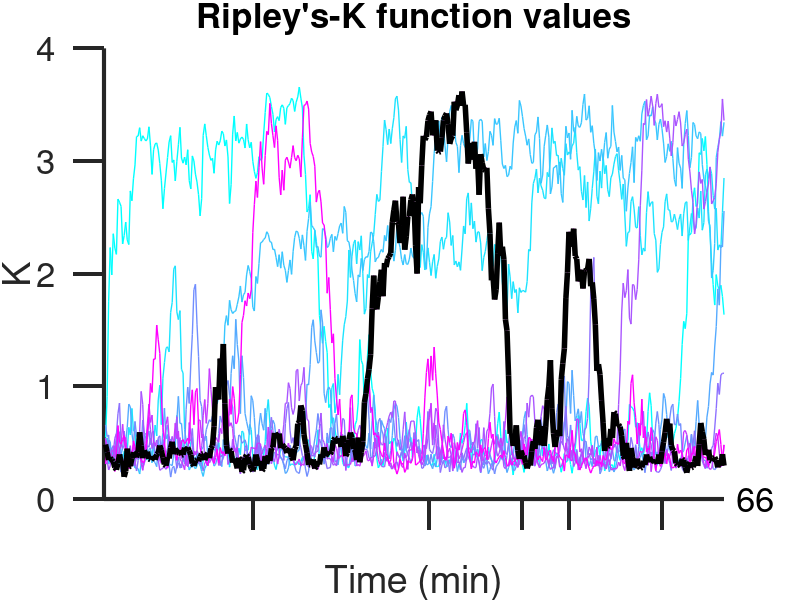

The MATLAB source for this figure:
% Here we plotted time evolution of K values of the simulations with 
% 3000 Cdc42 and 102 Bem1-GEF. The initial conditions are uniformly 
% distributed molecules.

load('FigureData/Figure1C_Left.mat')
seeds = 10;
% Color map for the plots.
cmap = cool(seeds);
% Time values. Convert seconds to minutes.
time = (0:10:4000)/60;
figure('units','pixels','position',[300 300 600 400]); hold on;
for j = 1:seeds
    % Plot time series of K.
    plot(time,K(j,:),'color',cmap(j, :),'linewidth',1)
end
ylim([0,4])
xlim([0,Inf])
xticks([16,35,45,50,60])
text(68,0,'66','fontsize',25)
xticklabels({'','','','',''})
set(gca,'TickDir','out');
xlabel('Time (min)')
ylabel('K')
set(gca,'fontsize',25)
title('Ripley''s-K function values','fontsize',25)
set(gca,'linewidth',3)
set(gca,'TickLength',[0.05, 0.01])

% Mark one line of K in black and plot its snapshots of Cdc42-GTP
% distribution at different time points. 
plot(time,K(9,:),'color','k','linewidth',4)